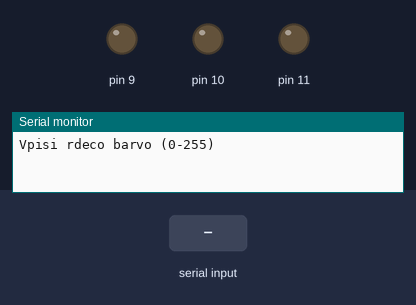
The sketch below on a simulated Arduino Uno, built with avr-gcc and run on an emulated ATmega328P. Parts: output pins drawn as LEDs (lit = HIGH), the last lines printed to the serial monitor. The test bench sets the inputs (shaded band).

Above: at 1.2 s.
1.3 s: "90,45,200\n" received over Serial
At 2.1 s:
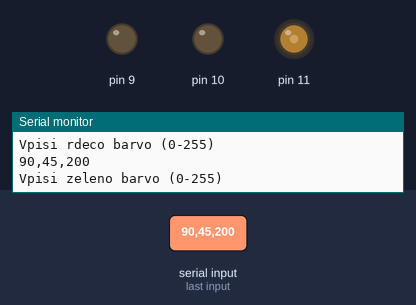
2.8 s: "30,150,10\n" received over Serial
At 3.3 s:
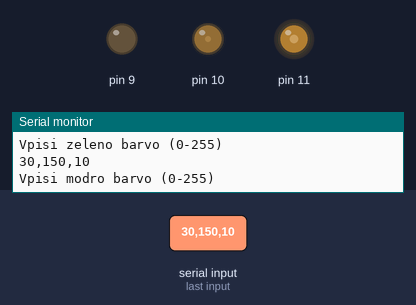
4.3 s: "90,45\n" received over Serial
At 5.5 s:
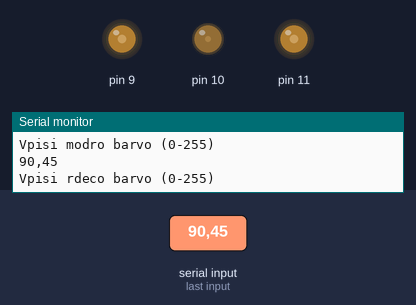
5.8 s: "5\n" received over Serial
At 6.5 s:
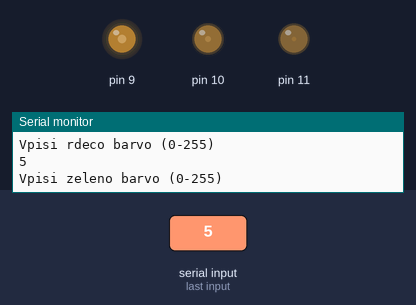
7.3 s: "90\n" received over Serial
At 7.6 s:
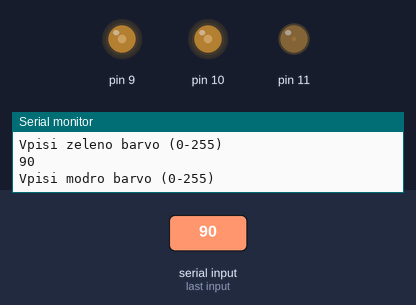
8.8 s: "30,150\n" received over Serial
At 10.1 s:
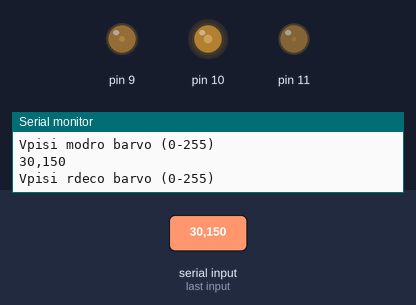
Timing chart, 0 to 11.3 s (numbered marks = the images above; inputs shaded):
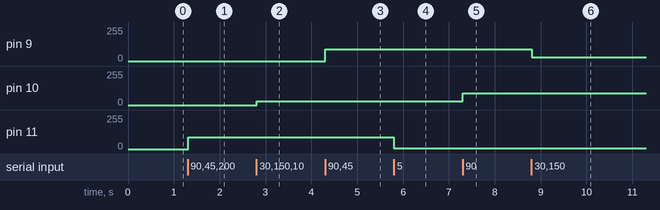

Measured:
- after the input at 1.3 s, pin 11: 0/255 → 90/255 at once
- after the input at 2.8 s, pin 10: 0/255 → 30/255 at once
- after the input at 4.3 s, pin 9: 0/255 → 90/255 at once
- after the input at 5.8 s, pin 11: 90/255 → 5/255 at once
- after the input at 7.3 s, pin 10: 30/255 → 90/255 at once
- after the input at 8.8 s, pin 9: 90/255 → 30/255 at once

The sketch:

demo_LED_PWM_serial.ino
```cpp
String serialString = "";
bool stringComplete = false;

bool printString_R = true;
bool printString_G = false;
bool printString_B = false;

bool saveString_R = false;
bool saveString_G = false;
bool saveString_B = false;

int led_R = 0;
int led_G = 0;
int led_B = 0;


void setup() {
  serialString.reserve(3);

  Serial.begin(9600);

  pinMode(9, OUTPUT);
  pinMode(10, OUTPUT);
  pinMode(11, OUTPUT);
}

void loop() {
  // preberimo barvo luci
  if (printString_R) {
    Serial.println("Vpisi rdeco barvo (0-255)");
    printString_R = false;

    saveString_R = true;
  }
  if (printString_G) {
    Serial.println("Vpisi zeleno barvo (0-255)");
    printString_G = false;

    saveString_G = true;
  }
  if (printString_B) {
    Serial.println("Vpisi modro barvo (0-255)");
    printString_B = false;

    saveString_B = true;
  }

  if (stringComplete) {
    Serial.println(serialString);

    if (saveString_R) {
      led_R = serialString.toInt();
      saveString_R = false;
      printString_G = true;
    }

    if (saveString_G) {
      led_G = serialString.toInt();
      saveString_G = false;
      printString_B = true;
    }

    if (saveString_B) {
      led_B = serialString.toInt();
      saveString_B = false;
      printString_R = true;
    }


    serialString = "";
    stringComplete = false;
  }

  // nastavimo vrednost led svetilom
  analogWrite(9, led_B);
  analogWrite(10, led_G);
  analogWrite(11, led_R);

}

void serialEvent() {
  while (Serial.available()) {

    char inChar = (char)Serial.read();

    serialString += inChar;

    if (inChar == '\n') {
      stringComplete = true;
    }
  }
}
```
